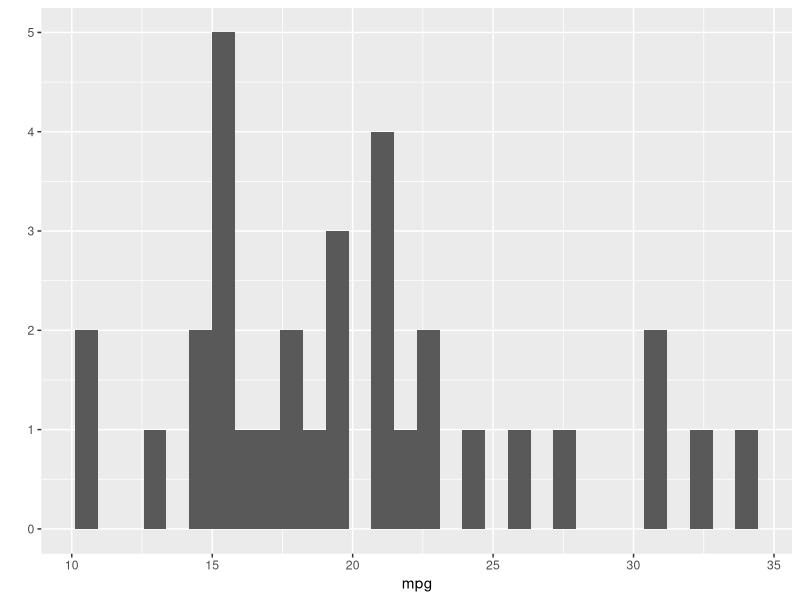
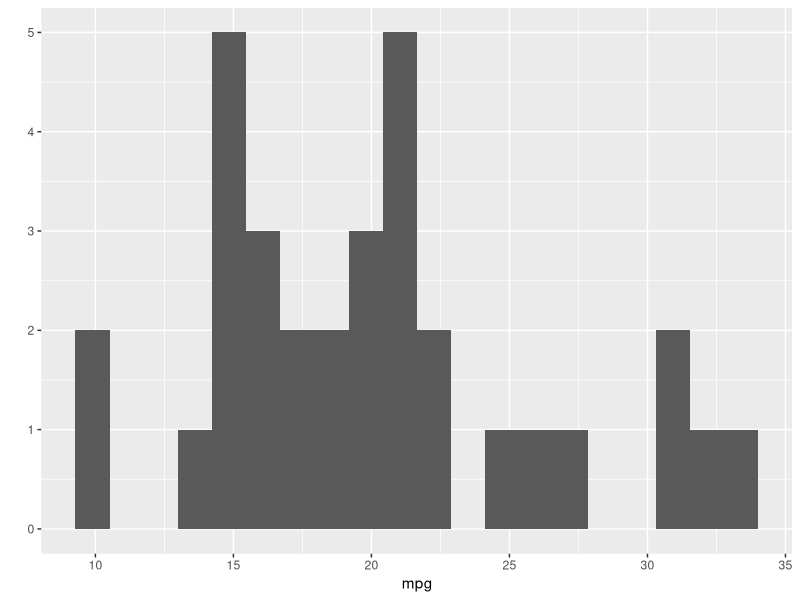
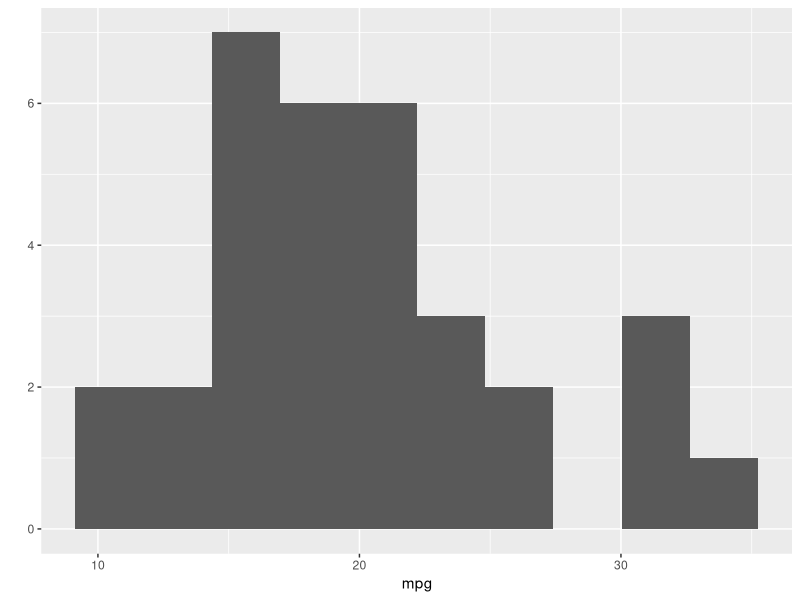
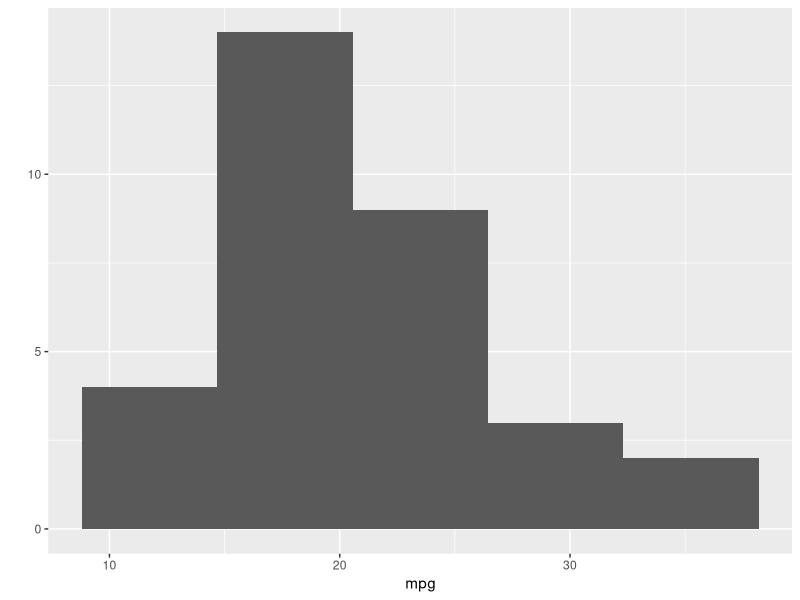
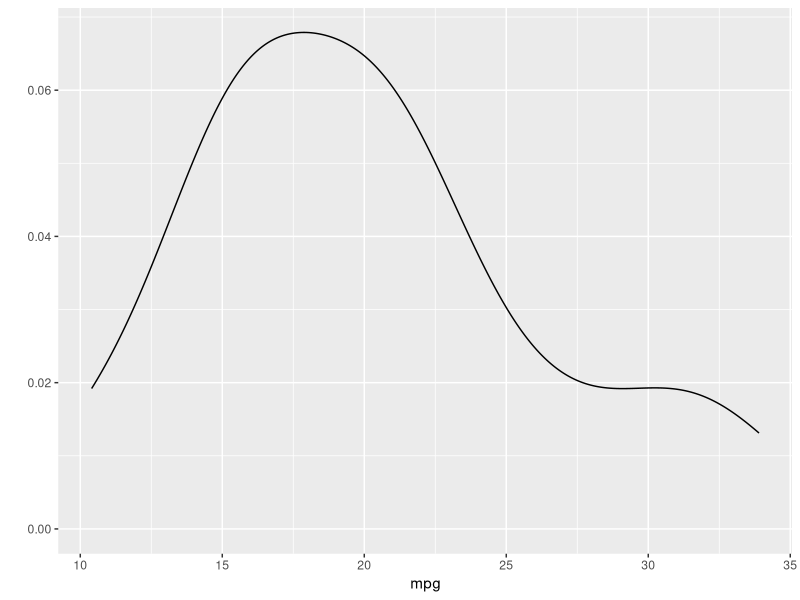
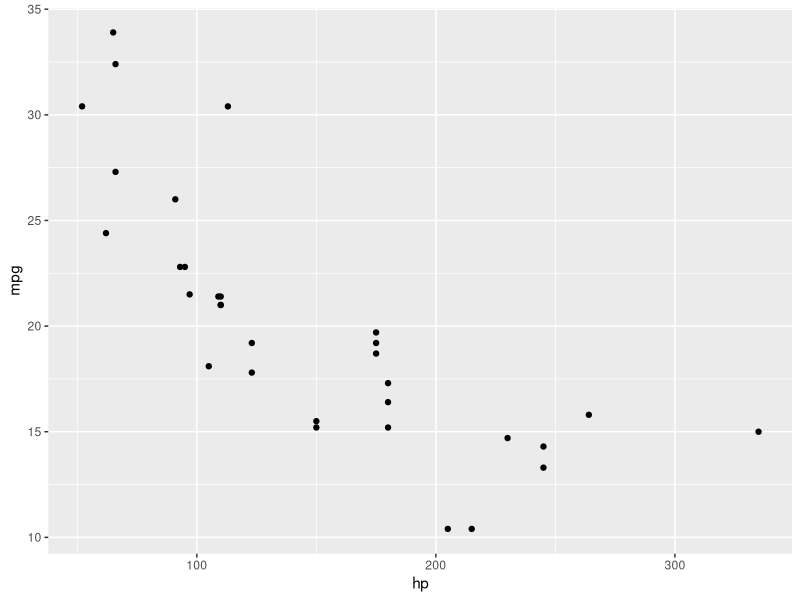
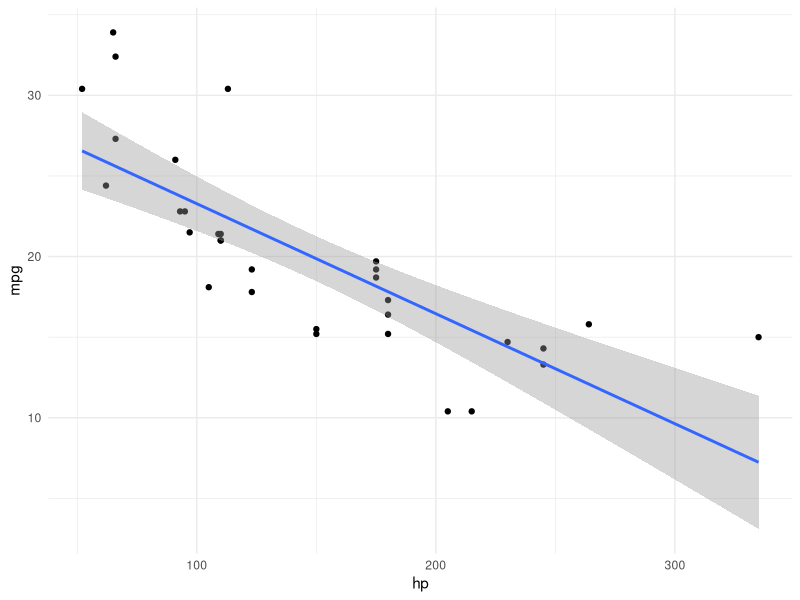
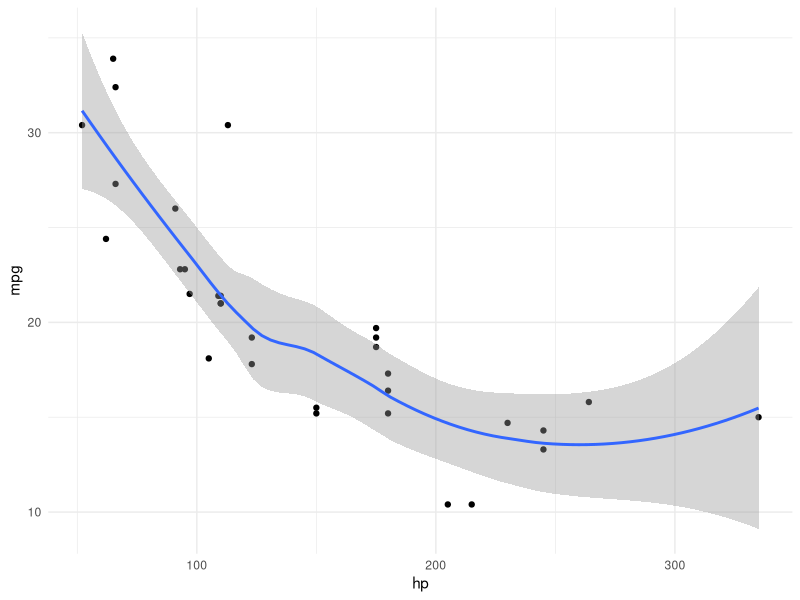

Source code (R) for these figures, in order:
install.packages("tidyverse",dependencies = TRUE)
#Here is comment

#  R script is "Reproducible"
#  CTRL + L         =    Clear Console
#  CTRL + ENTER     =    Execute Code/Script
#  CTRL + SHIFT + N =    Open New Script
#  CTRL + arrow Up/Down = Show History in Console

#   <-      "assign" the variables

income <- 26000
expense <- 19000
saving <- income - expense

print(saving)
saving

# *** (1) How to name the Variable ***
# 1. Lowercase
# 2. Not start with Number 
# 3. Using snake-case (_) for many words e.g. my_name

name <- "Chanyanart"
surname <- "KiattipornOpas"
my_age <- 26
is_girl <- TRUE

# *** (2) Data type ***
# 1. Characters (char) - "  "
# 2. Numeric           - number
# 3. Logical           - TRUE/T  FALSE/F
# 4. Integer (Int)

# How to check Data type 
class(name)
class(is_girl)
class(my_age)


# *** (3)Data Structures ***
#   1. Vector
#   2. Matrix
#   3. Data frame

#### 1. Vector 
c <- 1:10
(x <- 1:10)
(y <- c(100, 200, 400))

# how to remove variable rm(x) into Console

fruit_name <- c("Apple", "Orange", "Mango", "Pineapple")
(fruit_name)
price <- c(20, 25, 35, 50)
(price)
favors <- c("sweet", "sweet & sour", "sour", "sour")
is_sour <- c(F, T, T, T)

# Count Values 
length(favors)

#### 2. Matrix 
matrix(1:25, nrow = 5) #???????????????????????????????????? ????????? default
matrix(1:25, nrow = 5, byrow = TRUE) #byrow ?????????????????????????????????

m1 <- matrix(1:25, nrow = 5, byrow = TRUE)
m2 <- matrix(1:6, nrow = 2, ncol = 3)

# Add Number into it "Element mWise Computation"
m2 
m2 + 5

price + 10
new_price <- price + 10
new_price

# Update Value into Matrix (Start index from 1)
# e.g. Want to update from 4 to 40
# will use SUBSET []

m2
m2[2,2]
m2[2,2] <- 40
m2


#### 3. Data Frame

fruit_name <- c("Apple", "Orange", "Mango", "Pineapple")
price <- c(20, 25, 35, 50)
favors <- c("sweet", "sweet & sour", "sour", "sour")
is_sour <- c(F, T, T, T)

data.frame(fruit_name,
           price,
           favors,
           is_sour)

df <- data.frame(fruit_name,
                 price,
                 favors,
                 is_sour)

# Dollars sign $ for pull out Variable in  Data Frame
df$fruit_name
df$favors
df$is_sour

# How to Import file csv. (data set)
# 1) put csv file in the same folder (working directory)
# 2) at Environment: Go to Import Dataset and From Text
# 3) choose the csv file 

# Show the first 6 objects of data
#      head()            <<< put csv name
#      head( name , 10)  <<< show first 10 object

# Show the last 6 objects of data 
#      tail()            <<< put csv name
#      tail( name , 10)  <<< show last 10 object

# Show how many column in this Data set (structure: str)
#      str()             <<< put csv name

### Install package 
#      install.packages(tidyverse)

### Call for package before using everytime
#      library(tidyverse) 
library(tidyverse)


###Practicing with Dataset named "mtcars"<type in console
head(mtcars)
head(mtcars, 10)
tail(mtcars, 10)

# Select Column to show 
    select(mtcars, 1:3) # show 3 column 
    select(mtcars, mpg, hp, wt, am)

# or Using pipe sign    %>%    and Filter

mtcars %>%
  select(mpg, hp, wt, am) %>%
  filter(mpg > 30)


####Visualization (Using qplot)

qplot(x = mpg, data = mtcars, geom = "histogram")

qplot(x = mpg, data = mtcars, 
      geom = "histogram", bins = 20)

qplot(x = mpg, data = mtcars, 
      geom = "histogram", bins = 10)

qplot(x = mpg, data = mtcars, 
      geom = "histogram", bins = 5)

qplot(x = mpg, data = mtcars, 
      geom = "density")

qplot(x = hp, y = mpg, data = mtcars,
      geom = "point") #scatter plot

qplot(x = hp, y = mpg, data = mtcars,
      geom = "point") + 
  theme_minimal() +               #change theme / bg
  geom_smooth(method = "lm")      # "lm" Linear Model

qplot(x = hp, y = mpg, data = mtcars,
      geom = "point") + 
  theme_minimal() +               
  geom_smooth()      

### ggplot 

ggplot(data = mtcars, 
       aes(x=hp, y=mpg)) + 
  geom_point(size = 3, col = "Salmon") +
  geom_smooth(se = FALSE, col = "black") +
  theme_minimal() +
  labs(title = "My First Scatter Plot",
       subtitle = "Hello World",
       x = "Horse Power (hp)", 
       y = "Miles per Galon (mpg)")

#### Missing Value (N/A) 
# How to count N/A in each column 
# Using Starwars dataset
       
      # (1) 1 means rows, 2 means columns 
      # (2) Write new function named x 
      # (3) Using       sum()    for counting 
      # (4) Counting    is.na()

starwars
apply(starwars, 2 , 
      function(x) sum(is.na(x)))



